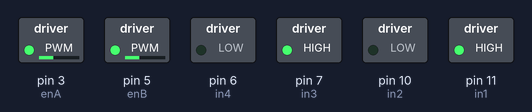
Recording of a sketch running on a simulated Arduino Uno, built with avr-gcc and run on an emulated ATmega328P. Parts: switched loads named in the sketch (green lamp = pin HIGH).

Above: at 0.1 s.
Timing chart, 0 to 1.6 s (numbered marks = the images above):
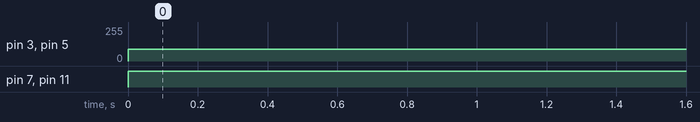

Measured:
- by itself, pin 3 (enA), pin 5 (enB): 0/255 → 90/255 at 0.00 s
- by itself, pin 7 (in3), pin 11 (in1): LOW → HIGH at 0.00 s

The sketch:

Motor_Speed_Calibration.ino
```cpp
#define in1 11
#define in2 10
#define in3 7
#define in4 6

const int enA = 3;
const int enB = 5;

void setup() {

pinMode(in1, OUTPUT);
pinMode(in2, OUTPUT);
pinMode(in3, OUTPUT);
pinMode(in4, OUTPUT);
pinMode(enA, OUTPUT);
pinMode(enB, OUTPUT);

}

void loop() {
analogWrite(enA, 90);
analogWrite(enB, 90);

digitalWrite(in1, HIGH);
digitalWrite(in2, LOW);
digitalWrite(in3, HIGH);
digitalWrite(in4, LOW);

}
```
